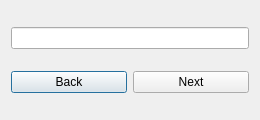
<?xml version="1.0" encoding="UTF-8"?>
<ui version="4.0">
 <class>Dialog</class>
 <widget class="QDialog" name="Dialog">
  <property name="geometry">
   <rect>
    <x>0</x>
    <y>0</y>
    <width>260</width>
    <height>120</height>
   </rect>
  </property>
  <property name="windowTitle">
   <string>Dialog</string>
  </property>
  <layout class="QVBoxLayout" name="verticalLayout">
   <item>
    <widget class="QLineEdit" name="lineEdit"/>
   </item>
   <item>
    <layout class="QHBoxLayout" name="horizontalLayout">
     <item>
      <widget class="QPushButton" name="btnBack">
       <property name="text">
        <string>Back</string>
       </property>
      </widget>
     </item>
     <item>
      <widget class="QPushButton" name="btnNext">
       <property name="text">
        <string>Next</string>
       </property>
      </widget>
     </item>
    </layout>
   </item>
  </layout>
 </widget>
 <resources/>
 <connections/>
</ui>
